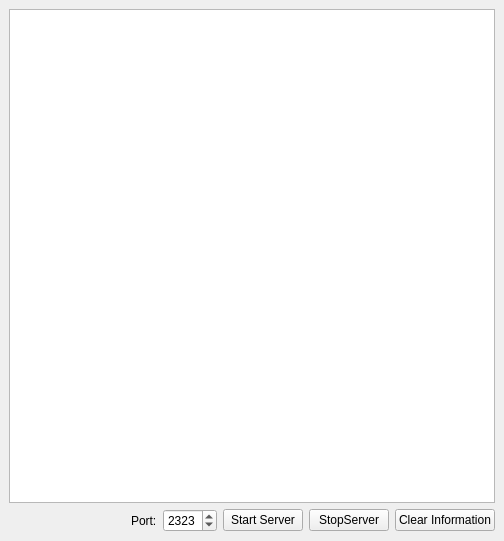
<?xml version="1.0" encoding="UTF-8"?>
<ui version="4.0">
 <class>MainWindow</class>
 <widget class="QMainWindow" name="MainWindow">
  <property name="geometry">
   <rect>
    <x>0</x>
    <y>0</y>
    <width>504</width>
    <height>541</height>
   </rect>
  </property>
  <property name="windowTitle">
   <string>Server</string>
  </property>
  <widget class="QWidget" name="centralwidget">
   <layout class="QVBoxLayout" name="verticalLayout">
    <item>
     <widget class="QTextEdit" name="textEditInfo"/>
    </item>
    <item>
     <layout class="QHBoxLayout" name="horizontalLayout_2">
      <item>
       <spacer name="horizontalSpacer">
        <property name="orientation">
         <enum>Qt::Horizontal</enum>
        </property>
        <property name="sizeHint" stdset="0">
         <size>
          <width>178</width>
          <height>20</height>
         </size>
        </property>
       </spacer>
      </item>
      <item>
       <layout class="QHBoxLayout" name="horizontalLayout">
        <item>
         <widget class="QLabel" name="label">
          <property name="text">
           <string>Port:</string>
          </property>
         </widget>
        </item>
        <item>
         <widget class="QSpinBox" name="spinBoxPort">
          <property name="maximum">
           <number>9999</number>
          </property>
          <property name="value">
           <number>2323</number>
          </property>
         </widget>
        </item>
       </layout>
      </item>
      <item>
       <widget class="QPushButton" name="pbStart">
        <property name="text">
         <string>Start Server</string>
        </property>
       </widget>
      </item>
      <item>
       <widget class="QPushButton" name="pbStop">
        <property name="text">
         <string>StopServer</string>
        </property>
       </widget>
      </item>
      <item>
       <widget class="QPushButton" name="pbClear">
        <property name="text">
         <string>Clear Information</string>
        </property>
       </widget>
      </item>
     </layout>
    </item>
   </layout>
  </widget>
 </widget>
 <resources/>
 <connections/>
</ui>
